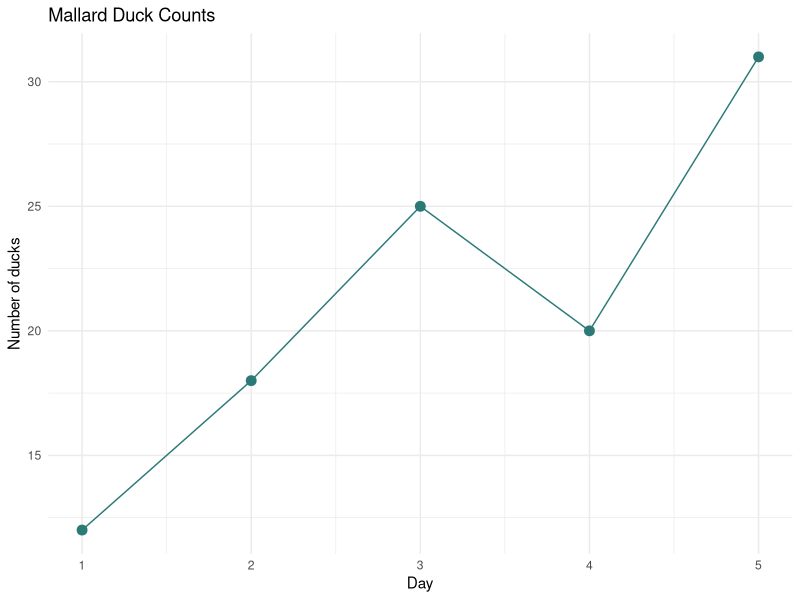

This figure's R source:
## ---- chunk 1
library(ggplot2)

duck_data <- data.frame(
  day = 1:5,
  ducks = c(12, 18, 25, 20, 31)
)

ggplot(duck_data, aes(day, ducks)) +
  geom_line(color = "#2b7a78") +
  geom_point(size = 3, color = "#2b7a78") +
  labs(
    title = "Mallard Duck Counts",
    x = "Day",
    y = "Number of ducks"
  ) +
  theme_minimal()
